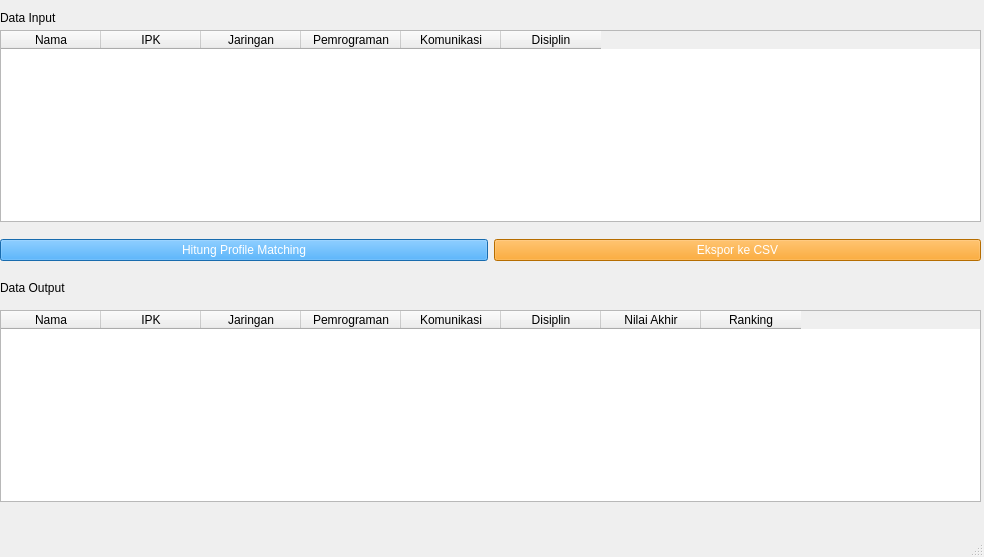
<?xml version="1.0" encoding="UTF-8"?>
<ui version="4.0">
 <class>MainWindow</class>
 <widget class="QMainWindow" name="MainWindow">
  <property name="geometry">
   <rect>
    <x>0</x>
    <y>0</y>
    <width>984</width>
    <height>557</height>
   </rect>
  </property>
  <property name="windowTitle">
   <string>MainWindow</string>
  </property>
  <widget class="QWidget" name="centralwidget">
   <widget class="QWidget" name="layoutWidget">
    <property name="geometry">
     <rect>
      <x>0</x>
      <y>230</y>
      <width>981</width>
      <height>41</height>
     </rect>
    </property>
    <layout class="QHBoxLayout" name="buttonLayout">
     <item>
      <widget class="QPushButton" name="btnTambah">
       <property name="styleSheet">
        <string notr="true">background-color: #2196F3; color: white;</string>
       </property>
       <property name="text">
        <string>Hitung Profile Matching</string>
       </property>
      </widget>
     </item>
     <item>
      <widget class="QPushButton" name="btnHapus">
       <property name="styleSheet">
        <string notr="true">background-color: #ff9800; color: white;</string>
       </property>
       <property name="text">
        <string>Ekspor ke CSV</string>
       </property>
      </widget>
     </item>
    </layout>
   </widget>
   <widget class="QLabel" name="labelDaftar">
    <property name="geometry">
     <rect>
      <x>0</x>
      <y>280</y>
      <width>981</width>
      <height>16</height>
     </rect>
    </property>
    <property name="text">
     <string>Data Output</string>
    </property>
   </widget>
   <widget class="QTableWidget" name="tableKandidat">
    <property name="geometry">
     <rect>
      <x>0</x>
      <y>310</y>
      <width>981</width>
      <height>192</height>
     </rect>
    </property>
    <column>
     <property name="text">
      <string>Nama</string>
     </property>
    </column>
    <column>
     <property name="text">
      <string>IPK</string>
     </property>
    </column>
    <column>
     <property name="text">
      <string>Jaringan</string>
     </property>
    </column>
    <column>
     <property name="text">
      <string>Pemrograman</string>
     </property>
    </column>
    <column>
     <property name="text">
      <string>Komunikasi</string>
     </property>
    </column>
    <column>
     <property name="text">
      <string>Disiplin</string>
     </property>
    </column>
    <column>
     <property name="text">
      <string>Nilai Akhir</string>
     </property>
    </column>
    <column>
     <property name="text">
      <string>Ranking</string>
     </property>
    </column>
   </widget>
   <widget class="QLabel" name="labelDaftar_2">
    <property name="geometry">
     <rect>
      <x>0</x>
      <y>10</y>
      <width>981</width>
      <height>16</height>
     </rect>
    </property>
    <property name="text">
     <string>Data Input</string>
    </property>
   </widget>
   <widget class="QTableWidget" name="tableKandidat_2">
    <property name="geometry">
     <rect>
      <x>0</x>
      <y>30</y>
      <width>981</width>
      <height>192</height>
     </rect>
    </property>
    <column>
     <property name="text">
      <string>Nama</string>
     </property>
    </column>
    <column>
     <property name="text">
      <string>IPK</string>
     </property>
    </column>
    <column>
     <property name="text">
      <string>Jaringan</string>
     </property>
    </column>
    <column>
     <property name="text">
      <string>Pemrograman</string>
     </property>
    </column>
    <column>
     <property name="text">
      <string>Komunikasi</string>
     </property>
    </column>
    <column>
     <property name="text">
      <string>Disiplin</string>
     </property>
    </column>
   </widget>
  </widget>
  <widget class="QMenuBar" name="menubar">
   <property name="geometry">
    <rect>
     <x>0</x>
     <y>0</y>
     <width>984</width>
     <height>26</height>
    </rect>
   </property>
  </widget>
  <widget class="QStatusBar" name="statusbar"/>
 </widget>
 <resources/>
 <connections/>
</ui>
